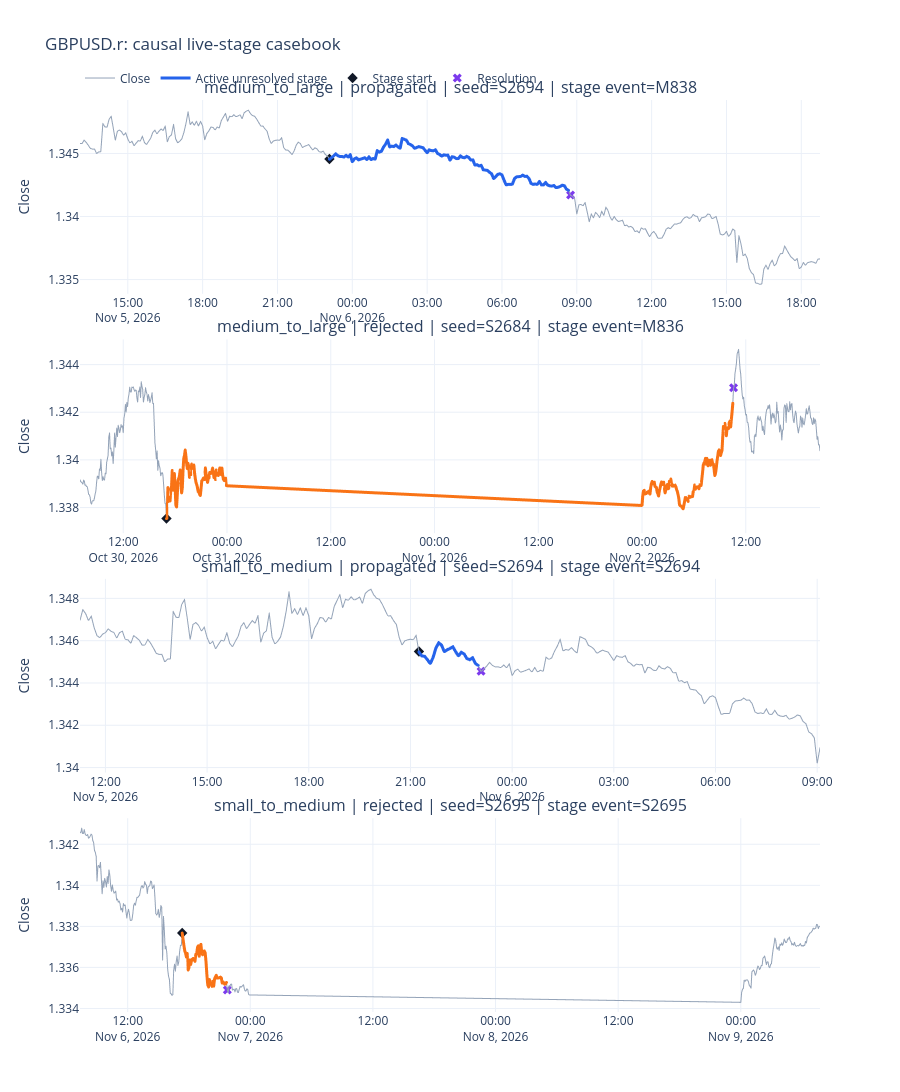

Write notebook code for a chart like this one.
### Code cell
def plot_live_stage_casebook(close: pd.Series, panel: pd.DataFrame, attempts: pd.DataFrame) -> go.Figure:
    figure = make_subplots(
        rows=len(attempts),
        cols=1,
        vertical_spacing=min(0.06, 0.20 / len(attempts)),
        subplot_titles=[
            (
                f"{attempt.stage} | {attempt.future_stage_outcome} | "
                f"seed={attempt.lineage_id} | stage event={attempt.stage_start_event_id}"
            )
            for attempt in attempts.itertuples(index=False)
        ],
    )
    outcome_colors = {
        AttemptOutcome.PROPAGATED.value: "#2563eb",
        AttemptOutcome.REJECTED.value: "#f97316",
    }

    for row_number, attempt in enumerate(attempts.itertuples(index=False), start=1):
        start_position = int(attempt.start_position)
        resolution_position = int(attempt.resolution_position)
        window_start = max(0, start_position - CASEBOOK_BARS_BEFORE)
        window_end = min(len(close), resolution_position + CASEBOOK_BARS_AFTER + 1)
        price_window = close.iloc[window_start:window_end]
        active_path = panel.loc[
            panel["lineage_id"].eq(attempt.lineage_id)
            & panel["stage"].eq(attempt.stage)
        ]

        figure.add_trace(go.Scattergl(
            x=price_window.index,
            y=price_window.to_numpy(),
            mode="lines",
            name="Close",
            legendgroup="close",
            showlegend=row_number == 1,
            line={"color": "#94a3b8", "width": 1.0},
            hovertemplate="time=%{x}<br>close=%{y:.5f}<extra></extra>",
        ), row=row_number, col=1)
        figure.add_trace(go.Scattergl(
            x=active_path["time"],
            y=active_path["price"],
            mode="lines",
            name="Active unresolved stage",
            legendgroup="active",
            showlegend=row_number == 1,
            line={"color": outcome_colors[attempt.future_stage_outcome], "width": 3.0},
            customdata=active_path[[
                "elapsed_bars", "target_progress", "max_target_progress",
                "lower_r_live", "nested_small_dccs",
            ]].to_numpy(),
            hovertemplate=(
                "time=%{x}<br>close=%{y:.5f}<br>elapsed=%{customdata[0]:.0f}<br>"
                "progress=%{customdata[1]:.2%}<br>max progress=%{customdata[2]:.2%}<br>"
                "live lower R=%{customdata[3]:.3e}<br>"
                "nested small DCCs=%{customdata[4]:.0f}<extra></extra>"
            ),
        ), row=row_number, col=1)
        figure.add_trace(go.Scatter(
            x=[attempt.stage_start_time],
            y=[close.iloc[start_position]],
            mode="markers",
            name="Stage start",
            legendgroup="stage_start",
            showlegend=row_number == 1,
            marker={"color": "#111827", "size": 8, "symbol": "diamond"},
            hovertemplate="stage start=%{x}<extra></extra>",
        ), row=row_number, col=1)
        figure.add_trace(go.Scatter(
            x=[attempt.stage_outcome_information_time],
            y=[close.iloc[resolution_position]],
            mode="markers",
            name="Resolution",
            legendgroup="resolution",
            showlegend=row_number == 1,
            marker={"color": "#7c3aed", "size": 8, "symbol": "x"},
            hovertemplate="outcome becomes known=%{x}<extra></extra>",
        ), row=row_number, col=1)
        figure.update_yaxes(title_text="Close", row=row_number, col=1)

    figure.update_layout(
        title=f"{SYMBOL}: causal live-stage casebook",
        template="plotly_white",
        height=max(650, 330 * len(attempts)),
        hovermode="closest",
        legend={"orientation": "h", "y": 1.04, "x": 0.0},
    )
    return figure


plot_live_stage_casebook(prices, live_panel, casebook_attempts).show()

### Figure 1 — Plotly figure (JSON) as saved in the notebook; plotly's stock layout.template omitted (floating-point values rounded to 4 significant figures; data arrays with more than 128 entries replaced by an {"elided": "..."} marker saying what was removed)
{"data": [{"hovertemplate": "time=%{x}<br>close=%{y:.5f}<extra></extra>", "legendgroup": "close", "line": {"color": "#94a3b8", "width": 1.0}, "mode": "lines", "name": "Close", "showlegend": true, "type": "scattergl", "x": {"elided": "357 str values"}, "xaxis": "x", "y": {"elided": "357 float values"}, "yaxis": "y"}, {"customdata": {"elided": "116x5 float values"}, "hovertemplate": "time=%{x}<br>close=%{y:.5f}<br>elapsed=%{customdata[0]:.0f}<br>progress=%{customdata[1]:.2%}<br>max progress=%{customdata[2]:.2%}<br>live lower R=%{customdata[3]:.3e}<br>nested small DCCs=%{customdata[4]:.0f}<extra></extra>", "legendgroup": "active", "line": {"color": "#2563eb", "width": 3.0}, "mode": "lines", "name": "Active unresolved stage", "showlegend": true, "type": "scattergl", "x": ["2026-11-05T23:05:00.000000", "2026-11-05T23:10:00.000000", "2026-11-05T23:15:00.000000", "2026-11-05T23:20:00.000000", "2026-11-05T23:25:00.000000", "2026-11-05T23:30:00.000000", "2026-11-05T23:35:00.000000", "2026-11-05T23:40:00.000000", "2026-11-05T23:45:00.000000", "2026-11-05T23:50:00.000000", "2026-11-05T23:55:00.000000", "2026-11-06T00:00:00.000000", "2026-11-06T00:05:00.000000", "2026-11-06T00:10:00.000000", "2026-11-06T00:15:00.000000", "2026-11-06T00:20:00.000000", "2026-11-06T00:25:00.000000", "2026-11-06T00:30:00.000000", "2026-11-06T00:35:00.000000", "2026-11-06T00:40:00.000000", "2026-11-06T00:45:00.000000", "2026-11-06T00:50:00.000000", "2026-11-06T00:55:00.000000", "2026-11-06T01:00:00.000000", "2026-11-06T01:05:00.000000", "2026-11-06T01:10:00.000000", "2026-11-06T01:15:00.000000", "2026-11-06T01:20:00.000000", "2026-11-06T01:25:00.000000", "2026-11-06T01:30:00.000000", "2026-11-06T01:35:00.000000", "2026-11-06T01:40:00.000000", "2026-11-06T01:45:00.000000", "2026-11-06T01:50:00.000000", "2026-11-06T01:55:00.000000", "2026-11-06T02:00:00.000000", "2026-11-06T02:05:00.000000", "2026-11-06T02:10:00.000000", "2026-11-06T02:15:00.000000", "2026-11-06T02:20:00.000000", "2026-11-06T02:25:00.000000", "2026-11-06T02:30:00.000000", "2026-11-06T02:35:00.000000", "2026-11-06T02:40:00.000000", "2026-11-06T02:45:00.000000", "2026-11-06T02:50:00.000000", "2026-11-06T02:55:00.000000", "2026-11-06T03:00:00.000000", "2026-11-06T03:05:00.000000", "2026-11-06T03:10:00.000000", "2026-11-06T03:15:00.000000", "2026-11-06T03:20:00.000000", "2026-11-06T03:25:00.000000", "2026-11-06T03:30:00.000000", "2026-11-06T03:35:00.000000", "2026-11-06T03:40:00.000000", "2026-11-06T03:45:00.000000", "2026-11-06T03:50:00.000000", "2026-11-06T03:55:00.000000", "2026-11-06T04:00:00.000000", "2026-11-06T04:05:00.000000", "2026-11-06T04:10:00.000000", "2026-11-06T04:15:00.000000", "2026-11-06T04:20:00.000000", "2026-11-06T04:25:00.000000", "2026-11-06T04:30:00.000000", "2026-11-06T04:35:00.000000", "2026-11-06T04:40:00.000000", "2026-11-06T04:45:00.000000", "2026-11-06T04:50:00.000000", "2026-11-06T04:55:00.000000", "2026-11-06T05:00:00.000000", "2026-11-06T05:05:00.000000", "2026-11-06T05:10:00.000000", "2026-11-06T05:15:00.000000", "2026-11-06T05:20:00.000000", "2026-11-06T05:25:00.000000", "2026-11-06T05:30:00.000000", "2026-11-06T05:35:00.000000", "2026-11-06T05:40:00.000000", "2026-11-06T05:45:00.000000", "2026-11-06T05:50:00.000000", "2026-11-06T05:55:00.000000", "2026-11-06T06:00:00.000000", "2026-11-06T06:05:00.000000", "2026-11-06T06:10:00.000000", "2026-11-06T06:15:00.000000", "2026-11-06T06:20:00.000000", "2026-11-06T06:25:00.000000", "2026-11-06T06:30:00.000000", "2026-11-06T06:35:00.000000", "2026-11-06T06:40:00.000000", "2026-11-06T06:45:00.000000", "2026-11-06T06:50:00.000000", "2026-11-06T06:55:00.000000", "2026-11-06T07:00:00.000000", "2026-11-06T07:05:00.000000", "2026-11-06T07:10:00.000000", "2026-11-06T07:15:00.000000", "2026-11-06T07:20:00.000000", "2026-11-06T07:25:00.000000", "2026-11-06T07:30:00.000000", "2026-11-06T07:35:00.000000", "2026-11-06T07:40:00.000000", "2026-11-06T07:45:00.000000", "2026-11-06T07:50:00.000000", "2026-11-06T07:55:00.000000", "2026-11-06T08:00:00.000000", "2026-11-06T08:05:00.000000", "2026-11-06T08:10:00.000000", "2026-11-06T08:15:00.000000", "2026-11-06T08:20:00.000000", "2026-11-06T08:25:00.000000", "2026-11-06T08:30:00.000000", "2026-11-06T08:35:00.000000", "2026-11-06T08:40:00.000000"], "xaxis": "x", "y": [1.345, 1.345, 1.345, 1.345, 1.345, 1.345, 1.345, 1.345, 1.345, 1.345, 1.345, 1.344, 1.345, 1.345, 1.345, 1.345, 1.345, 1.345, 1.345, 1.345, 1.345, 1.345, 1.345, 1.345, 1.345, 1.345, 1.346, 1.346, 1.346, 1.346, 1.346, 1.346, 1.346, 1.346, 1.345, 1.346, 1.346, 1.346, 1.346, 1.346, 1.346, 1.345, 1.346, 1.346, 1.346, 1.345, 1.345, 1.345, 1.345, 1.345, 1.345, 1.345, 1.345, 1.345, 1.345, 1.345, 1.345, 1.345, 1.344, 1.345, 1.345, 1.345, 1.345, 1.345, 1.345, 1.345, 1.345, 1.345, 1.345, 1.345, 1.344, 1.344, 1.344, 1.344, 1.344, 1.344, 1.344, 1.344, 1.343, 1.343, 1.343, 1.343, 1.343, 1.343, 1.343, 1.343, 1.343, 1.343, 1.343, 1.343, 1.343, 1.343, 1.343, 1.343, 1.343, 1.343, 1.343, 1.343, 1.343, 1.343, 1.343, 1.343, 1.343, 1.343, 1.343, 1.343, 1.342, 1.342, 1.342, 1.342, 1.342, 1.342, 1.343, 1.342, 1.342, 1.342], "yaxis": "y"}, {"hovertemplate": "stage start=%{x}<extra></extra>", "legendgroup": "stage_start", "marker": {"color": "#111827", "size": 8, "symbol": "diamond"}, "mode": "markers", "name": "Stage start", "showlegend": true, "type": "scatter", "x": ["2026-11-05T23:05:00+02:00"], "xaxis": "x", "y": [1.345], "yaxis": "y"}, {"hovertemplate": "outcome becomes known=%{x}<extra></extra>", "legendgroup": "resolution", "marker": {"color": "#7c3aed", "size": 8, "symbol": "x"}, "mode": "markers", "name": "Resolution", "showlegend": true, "type": "scatter", "x": ["2026-11-06T08:45:00+02:00"], "xaxis": "x", "y": [1.342], "yaxis": "y"}, {"hovertemplate": "time=%{x}<br>close=%{y:.5f}<extra></extra>", "legendgroup": "close", "line": {"color": "#94a3b8", "width": 1.0}, "mode": "lines", "name": "Close", "showlegend": false, "type": "scattergl", "x": {"elided": "452 str values"}, "xaxis": "x2", "y": {"elided": "452 float values"}, "yaxis": "y2"}, {"customdata": {"elided": "211x5 float values"}, "hovertemplate": "time=%{x}<br>close=%{y:.5f}<br>elapsed=%{customdata[0]:.0f}<br>progress=%{customdata[1]:.2%}<br>max progress=%{customdata[2]:.2%}<br>live lower R=%{customdata[3]:.3e}<br>nested small DCCs=%{customdata[4]:.0f}<extra></extra>", "legendgroup": "active", "line": {"color": "#f97316", "width": 3.0}, "mode": "lines", "name": "Active unresolved stage", "showlegend": false, "type": "scattergl", "x": {"elided": "211 str values"}, "xaxis": "x2", "y": {"elided": "211 float values"}, "yaxis": "y2"}, {"hovertemplate": "stage start=%{x}<extra></extra>", "legendgroup": "stage_start", "marker": {"color": "#111827", "size": 8, "symbol": "diamond"}, "mode": "markers", "name": "Stage start", "showlegend": false, "type": "scatter", "x": ["2026-10-30T17:00:00+02:00"], "xaxis": "x2", "y": [1.338], "yaxis": "y2"}, {"hovertemplate": "outcome becomes known=%{x}<extra></extra>", "legendgroup": "resolution", "marker": {"color": "#7c3aed", "size": 8, "symbol": "x"}, "mode": "markers", "name": "Resolution", "showlegend": false, "type": "scatter", "x": ["2026-11-02T10:35:00+02:00"], "xaxis": "x2", "y": [1.343], "yaxis": "y2"}, {"hovertemplate": "time=%{x}<br>close=%{y:.5f}<extra></extra>", "legendgroup": "close", "line": {"color": "#94a3b8", "width": 1.0}, "mode": "lines", "name": "Close", "showlegend": false, "type": "scattergl", "x": {"elided": "263 str values"}, "xaxis": "x3", "y": {"elided": "263 float values"}, "yaxis": "y3"}, {"customdata": [[0.0, 0.8444, 0.8444, 0.00013, 0.0], [1.0, 0.8777, 0.8777, 0.0001302, 0.0], [2.0, 0.8814, 0.8814, 0.0001241, 0.0], [3.0, 0.9111, 0.9111, 0.0001238, 0.0], [4.0, 0.9463, 0.9463, 0.0001247, 0.0], [5.0, 0.8926, 0.9463, 0.0001092, 0.0], [6.0, 0.8092, 0.9463, 8.996e-05, 0.0], [7.0, 0.7629, 0.9463, 7.848e-05, 0.0], [8.0, 0.7833, 0.9463, 7.861e-05, 0.0], [9.0, 0.8426, 0.9463, 8.471e-05, 0.0], [10.0, 0.824, 0.9463, 7.883e-05, 0.0], [11.0, 0.8129, 0.9463, 7.442e-05, 0.0], [12.0, 0.7981, 0.9463, 6.981e-05, 0.0], [13.0, 0.8407, 0.9463, 7.317e-05, 0.0], [14.0, 0.8796, 0.9463, 7.583e-05, 0.0], [15.0, 0.8463, 0.9463, 6.929e-05, 0.0], [16.0, 0.8611, 0.9463, 6.899e-05, 0.0], [17.0, 0.9018, 0.9463, 7.176e-05, 0.0], [18.0, 0.9111, 0.9463, 7.077e-05, 0.0], [19.0, 0.8944, 0.9463, 6.695e-05, 0.0], [20.0, 0.9444, 0.9463, 7.055e-05, 0.0], [21.0, 0.9629, 0.9629, 7.065e-05, 0.0]], "hovertemplate": "time=%{x}<br>close=%{y:.5f}<br>elapsed=%{customdata[0]:.0f}<br>progress=%{customdata[1]:.2%}<br>max progress=%{customdata[2]:.2%}<br>live lower R=%{customdata[3]:.3e}<br>nested small DCCs=%{customdata[4]:.0f}<extra></extra>", "legendgroup": "active", "line": {"color": "#2563eb", "width": 3.0}, "mode": "lines", "name": "Active unresolved stage", "showlegend": false, "type": "scattergl", "x": ["2026-11-05T21:15:00.000000", "2026-11-05T21:20:00.000000", "2026-11-05T21:25:00.000000", "2026-11-05T21:30:00.000000", "2026-11-05T21:35:00.000000", "2026-11-05T21:40:00.000000", "2026-11-05T21:45:00.000000", "2026-11-05T21:50:00.000000", "2026-11-05T21:55:00.000000", "2026-11-05T22:00:00.000000", "2026-11-05T22:05:00.000000", "2026-11-05T22:10:00.000000", "2026-11-05T22:15:00.000000", "2026-11-05T22:20:00.000000", "2026-11-05T22:25:00.000000", "2026-11-05T22:30:00.000000", "2026-11-05T22:35:00.000000", "2026-11-05T22:40:00.000000", "2026-11-05T22:45:00.000000", "2026-11-05T22:50:00.000000", "2026-11-05T22:55:00.000000", "2026-11-05T23:00:00.000000"], "xaxis": "x3", "y": [1.345, 1.345, 1.345, 1.345, 1.345, 1.345, 1.346, 1.346, 1.346, 1.345, 1.346, 1.346, 1.346, 1.346, 1.345, 1.345, 1.345, 1.345, 1.345, 1.345, 1.345, 1.345], "yaxis": "y3"}, {"hovertemplate": "stage start=%{x}<extra></extra>", "legendgroup": "stage_start", "marker": {"color": "#111827", "size": 8, "symbol": "diamond"}, "mode": "markers", "name": "Stage start", "showlegend": false, "type": "scatter", "x": ["2026-11-05T21:15:00+02:00"], "xaxis": "x3", "y": [1.345], "yaxis": "y3"}, {"hovertemplate": "outcome becomes known=%{x}<extra></extra>", "legendgroup": "resolution", "marker": {"color": "#7c3aed", "size": 8, "symbol": "x"}, "mode": "markers", "name": "Resolution", "showlegend": false, "type": "scatter", "x": ["2026-11-05T23:05:00+02:00"], "xaxis": "x3", "y": [1.345], "yaxis": "y3"}, {"hovertemplate": "time=%{x}<br>close=%{y:.5f}<extra></extra>", "legendgroup": "close", "line": {"color": "#94a3b8", "width": 1.0}, "mode": "lines", "name": "Close", "showlegend": false, "type": "scattergl", "x": {"elided": "294 str values"}, "xaxis": "x4", "y": {"elided": "294 float values"}, "yaxis": "y4"}, {"customdata": {"elided": "53x5 float values"}, "hovertemplate": "time=%{x}<br>close=%{y:.5f}<br>elapsed=%{customdata[0]:.0f}<br>progress=%{customdata[1]:.2%}<br>max progress=%{customdata[2]:.2%}<br>live lower R=%{customdata[3]:.3e}<br>nested small DCCs=%{customdata[4]:.0f}<extra></extra>", "legendgroup": "active", "line": {"color": "#f97316", "width": 3.0}, "mode": "lines", "name": "Active unresolved stage", "showlegend": false, "type": "scattergl", "x": ["2026-11-06T17:20:00.000000", "2026-11-06T17:25:00.000000", "2026-11-06T17:30:00.000000", "2026-11-06T17:35:00.000000", "2026-11-06T17:40:00.000000", "2026-11-06T17:45:00.000000", "2026-11-06T17:50:00.000000", "2026-11-06T17:55:00.000000", "2026-11-06T18:00:00.000000", "2026-11-06T18:05:00.000000", "2026-11-06T18:10:00.000000", "2026-11-06T18:15:00.000000", "2026-11-06T18:20:00.000000", "2026-11-06T18:25:00.000000", "2026-11-06T18:30:00.000000", "2026-11-06T18:35:00.000000", "2026-11-06T18:40:00.000000", "2026-11-06T18:45:00.000000", "2026-11-06T18:50:00.000000", "2026-11-06T18:55:00.000000", "2026-11-06T19:00:00.000000", "2026-11-06T19:05:00.000000", "2026-11-06T19:10:00.000000", "2026-11-06T19:15:00.000000", "2026-11-06T19:20:00.000000", "2026-11-06T19:25:00.000000", "2026-11-06T19:30:00.000000", "2026-11-06T19:35:00.000000", "2026-11-06T19:40:00.000000", "2026-11-06T19:45:00.000000", "2026-11-06T19:50:00.000000", "2026-11-06T19:55:00.000000", "2026-11-06T20:00:00.000000", "2026-11-06T20:05:00.000000", "2026-11-06T20:10:00.000000", "2026-11-06T20:15:00.000000", "2026-11-06T20:20:00.000000", "2026-11-06T20:25:00.000000", "2026-11-06T20:30:00.000000", "2026-11-06T20:35:00.000000", "2026-11-06T20:40:00.000000", "2026-11-06T20:45:00.000000", "2026-11-06T20:50:00.000000", "2026-11-06T20:55:00.000000", "2026-11-06T21:00:00.000000", "2026-11-06T21:05:00.000000", "2026-11-06T21:10:00.000000", "2026-11-06T21:15:00.000000", "2026-11-06T21:20:00.000000", "2026-11-06T21:25:00.000000", "2026-11-06T21:30:00.000000", "2026-11-06T21:35:00.000000", "2026-11-06T21:40:00.000000"], "xaxis": "x4", "y": [1.338, 1.337, 1.337, 1.337, 1.337, 1.337, 1.337, 1.336, 1.336, 1.336, 1.336, 1.336, 1.336, 1.336, 1.336, 1.336, 1.337, 1.337, 1.337, 1.337, 1.337, 1.337, 1.337, 1.337, 1.337, 1.337, 1.337, 1.337, 1.336, 1.336, 1.335, 1.335, 1.335, 1.335, 1.335, 1.335, 1.335, 1.335, 1.335, 1.336, 1.336, 1.335, 1.336, 1.335, 1.336, 1.336, 1.335, 1.335, 1.335, 1.335, 1.335, 1.335, 1.335], "yaxis": "y4"}, {"hovertemplate": "stage start=%{x}<extra></extra>", "legendgroup": "stage_start", "marker": {"color": "#111827", "size": 8, "symbol": "diamond"}, "mode": "markers", "name": "Stage start", "showlegend": false, "type": "scatter", "x": ["2026-11-06T17:20:00+02:00"], "xaxis": "x4", "y": [1.338], "yaxis": "y4"}, {"hovertemplate": "outcome becomes known=%{x}<extra></extra>", "legendgroup": "resolution", "marker": {"color": "#7c3aed", "size": 8, "symbol": "x"}, "mode": "markers", "name": "Resolution", "showlegend": false, "type": "scatter", "x": ["2026-11-06T21:45:00+02:00"], "xaxis": "x4", "y": [1.335], "yaxis": "y4"}], "layout": {"annotations": [{"font": {"size": 16}, "showarrow": false, "text": "medium_to_large | propagated | seed=S2694 | stage event=M838", "x": 0.5, "xanchor": "center", "xref": "paper", "y": 1.0, "yanchor": "bottom", "yref": "paper"}, {"font": {"size": 16}, "showarrow": false, "text": "medium_to_large | rejected | seed=S2684 | stage event=M836", "x": 0.5, "xanchor": "center", "xref": "paper", "y": 0.7375, "yanchor": "bottom", "yref": "paper"}, {"font": {"size": 16}, "showarrow": false, "text": "small_to_medium | propagated | seed=S2694 | stage event=S2694", "x": 0.5, "xanchor": "center", "xref": "paper", "y": 0.475, "yanchor": "bottom", "yref": "paper"}, {"font": {"size": 16}, "showarrow": false, "text": "small_to_medium | rejected | seed=S2695 | stage event=S2695", "x": 0.5, "xanchor": "center", "xref": "paper", "y": 0.2125, "yanchor": "bottom", "yref": "paper"}], "height": 1320, "hovermode": "closest", "legend": {"orientation": "h", "x": 0.0, "y": 1.04}, "title": {"text": "GBPUSD.r: causal live-stage casebook"}, "xaxis": {"anchor": "y", "domain": [0.0, 1.0]}, "xaxis2": {"anchor": "y2", "domain": [0.0, 1.0]}, "xaxis3": {"anchor": "y3", "domain": [0.0, 1.0]}, "xaxis4": {"anchor": "y4", "domain": [0.0, 1.0]}, "yaxis": {"anchor": "x", "domain": [0.7875, 1.0], "title": {"text": "Close"}}, "yaxis2": {"anchor": "x2", "domain": [0.525, 0.7375], "title": {"text": "Close"}}, "yaxis3": {"anchor": "x3", "domain": [0.2625, 0.475], "title": {"text": "Close"}}, "yaxis4": {"anchor": "x4", "domain": [0.0, 0.2125], "title": {"text": "Close"}}}}
